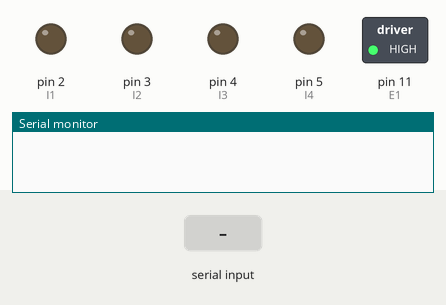
Recording of a sketch running on a simulated Arduino Uno, built with avr-gcc and run on an emulated ATmega328P. Shown: switched loads named in the sketch (green lamp = pin HIGH), output pins drawn as LEDs (lit = HIGH), the last lines printed to the serial monitor. The inputs (shaded band) are chosen by the test bench.

Above: at 1.2 s.
1.3 s: "f" received over Serial
At 2.2 s:
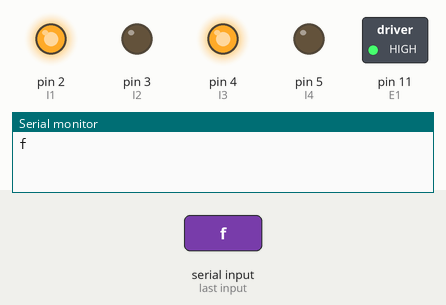
2.8 s: "b" received over Serial
At 3.3 s:
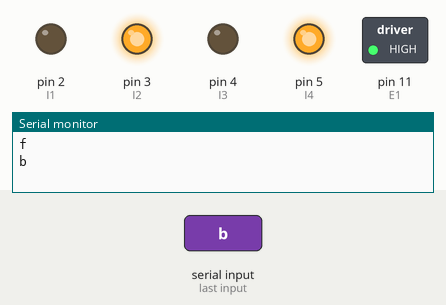
4.3 s: "r" received over Serial
At 5.5 s:
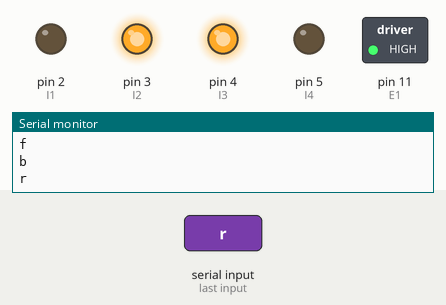
5.8 s: "l" received over Serial
At 6.8 s:
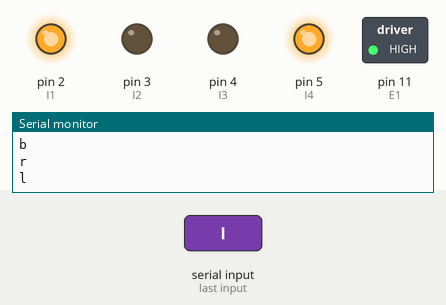
Timing chart, 0 to 8.3 s (numbered marks = the images above; inputs shaded):
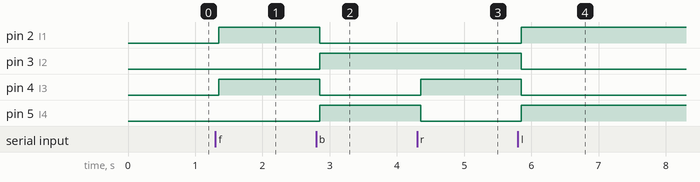

The sketch:

arduino-code.ino
```cpp
String readString;
int SPEED;
#define E1 11  // Enable Pin for motor 2

#define E2 11  // Enable Pin for motor 2

#define I1 2  // Control pin 1 for motor 1
#define I2 3  // Control pin 2 for motor 1
#define I3 4  // Control pin 1 for motor 2
#define I4 5  // Control pin 2 for motor 2

void setup() {
  Serial.begin(9600);
    pinMode(E1, OUTPUT);
    pinMode(E2, OUTPUT);

    pinMode(I1, OUTPUT);
    pinMode(I2, OUTPUT);
    pinMode(I3, OUTPUT);
    pinMode(I4, OUTPUT);

  analogWrite(E1, 255); // Run in full speed
  analogWrite(E2, 255); // Run in full speed

}

void loop() {

  while (Serial.available()) {
    delay(50);
    char c = Serial.read();
    readString += c;
  }
  if (readString.length() > 0) {
    Serial.println(readString);

 //main code that work repeated

  analogWrite(E1, 255); // Run in full speed
  analogWrite(E2, 255); // Run in full speed

  if (readString == "f") { //forward command
 forward();
  }

  if (readString == "b") { //backward command
 backward();
  }

   if (readString == "r") { //right command
 right();
  }

   if (readString == "l") { //laft command
 left();
  }

  if(readString == "s") { //stop command
 stoped();
  }

      readString="";
}

}
void forward(void){
    digitalWrite(I1, HIGH);
    digitalWrite(I2, LOW);
    digitalWrite(I3, HIGH);
    digitalWrite(I4, LOW);
}

void backward(void){
    digitalWrite(I1, LOW);
    digitalWrite(I2, HIGH);
    digitalWrite(I3, LOW);
    digitalWrite(I4, HIGH);
}

void right(void){
    digitalWrite(I1, LOW);
    digitalWrite(I2, HIGH);
    digitalWrite(I3, HIGH);
    digitalWrite(I4, LOW);
}

void left(void){
    digitalWrite(I1, HIGH);
    digitalWrite(I2, LOW);
    digitalWrite(I3, LOW);
    digitalWrite(I4, HIGH);
}

void stoped(void){
    digitalWrite(I1, LOW);
    digitalWrite(I2, LOW);
    digitalWrite(I3, LOW);
    digitalWrite(I4, LOW);
}
```

Measured:
- after the input at 1.3 s, pin 2 (I1), pin 4 (I3): LOW → HIGH after 0.05 s
- after the input at 2.8 s, pin 2 (I1), pin 4 (I3): HIGH → LOW after 0.05 s; pin 3 (I2), pin 5 (I4): LOW → HIGH after 0.05 s
- after the input at 4.3 s, pin 4 (I3): LOW → HIGH after 0.05 s; pin 5 (I4): HIGH → LOW after 0.05 s
- after the input at 5.8 s, pin 2 (I1), pin 5 (I4): LOW → HIGH after 0.05 s; pin 3 (I2), pin 4 (I3): HIGH → LOW after 0.05 s
